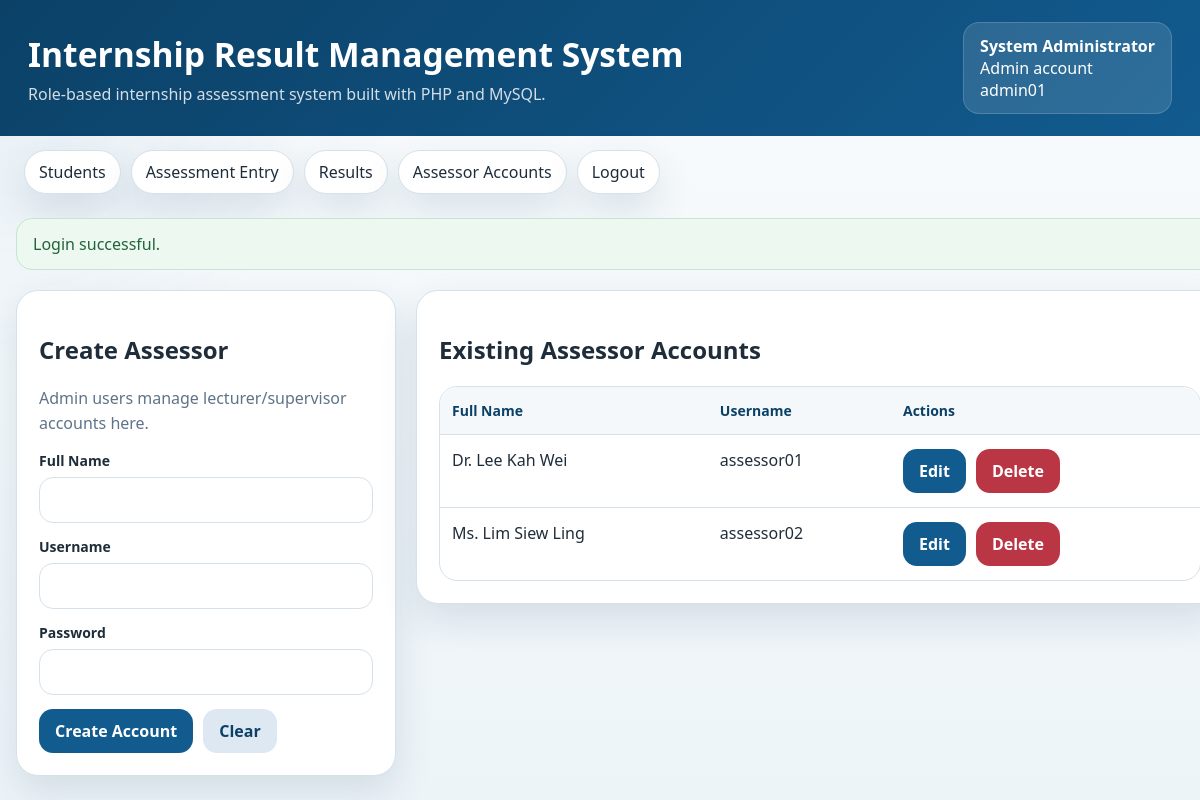
/COMP1044_SRC/user_management.php (signed in), run on the app's committed database.
### tables this page shows
CREATE TABLE users (
  user_id INT PRIMARY KEY AUTO_INCREMENT,
  username VARCHAR(50) NOT NULL UNIQUE,
  password_hash VARCHAR(255) NOT NULL,
  full_name VARCHAR(100) NOT NULL,
  role ENUM('Admin', 'Assessor') NOT NULL
);

### COMP1044_SRC/includes/bootstrap.php (called while the page is built, shortened)
<?php
function h(?string $value): string
{
    return htmlspecialchars((string) $value, ENT_QUOTES, 'UTF-8');
}

### COMP1044_SRC/user_management.php (the view, shortened to what this page needs)
<?php
require_once __DIR__ . '/includes/layout.php';
$pdo = db();
$editUser = null;
$assessors = $pdo->query("SELECT user_id, full_name, username FROM users WHERE role = 'Assessor' ORDER BY full_name")->fetchAll();
?>
<section class="content-grid">
    <article class="panel">
        <h2><?= $editUser ? 'Edit Assessor' : 'Create Assessor' ?></h2>
        <p class="helper">Admin users manage lecturer/supervisor accounts here.</p>
        <form method="post" class="form-grid">
            <div>
                <label for="full_name">Full Name</label>
                <input id="full_name" name="full_name" type="text" value="<?= h($editUser['full_name'] ?? '') ?>" required />
            </div>
            <div>
                <label for="username">Username</label>
                <input id="username" name="username" type="text" value="<?= h($editUser['username'] ?? '') ?>" required />
            </div>
            <div>
                <label for="password">Password<?= $editUser ? ' (leave blank to keep current password)' : '' ?></label>
                <input id="password" name="password" type="password" <?= $editUser ? '' : 'required' ?> />
            </div>
            <div class="button-row">
                <button type="submit"><?= $editUser ? 'Update Account' : 'Create Account' ?></button>
                <a class="button-link ghost" href="user_management.php">Clear</a>
            </div>
        </form>
    </article>
    <article class="panel">
        <h2>Existing Assessor Accounts</h2>
        <div class="table-wrap">
            <table>
                <thead>
                <tr>
                    <th>Full Name</th>
                    <th>Username</th>
                    <th>Actions</th>
                </tr>
                </thead>
                <tbody>
                <?php if (!$assessors): ?>
                    <tr><td colspan="3" class="empty">No assessor accounts found.</td></tr>
                <?php else: ?>
                    <?php foreach ($assessors as $assessor): ?>
                        <tr>
                            <td><?= h($assessor['full_name']) ?></td>
                            <td><?= h($assessor['username']) ?></td>
                            <td>
                                <div class="table-actions">
                                    <a class="button-link" href="user_management.php?edit=<?= (int) $assessor['user_id'] ?>">Edit</a>
                                    <form method="post" onsubmit="return confirm('Delete this assessor account?');">
                                        <button class="danger" type="submit">Delete</button>
                                    </form>
                                </div>
                            </td>
                        </tr>
                    <?php endforeach; ?>
                <?php endif; ?>
                </tbody>
            </table>
        </div>
    </article>
</section>

### COMP1044_SRC/assets/styles.css (style rules this page uses)
:root { --bg: #edf4f8; --surface: #ffffff; --surface-soft: #f6f9fc; --primary: #125b8f; --primary-dark: #0b4167; --secondary: #e57b25; --success: #1f7a52; --danger: #bb3644; --muted: #5f7388; --text: #1f2d3a; --line: #d6e1ea; --shadow: 0 16px 38px rgba(13, 54, 91, 0.12); }
* { box-sizing: border-box; }
body { margin: 0; min-height: 100vh; font-family: "Segoe UI", Tahoma, Geneva, Verdana, sans-serif; background: radial-gradient(circle at top left, rgba(18, 91, 143, 0.08), transparent 26%), linear-gradient(180deg, #f8fbfd 0%, var(--bg) 100%); color: var(--text); }
a { color: inherit; text-decoration: none; }
.panel, .toolbar, .stat-card { background: var(--surface); border: 1px solid var(--line); border-radius: 22px; box-shadow: var(--shadow); }
.panel { padding: 22px; }
.toolbar-actions, .button-row, .table-actions, .inline-form { display: flex; gap: 10px; flex-wrap: wrap; }
.content-grid { display: grid; grid-template-columns: 380px 1fr; gap: 20px; align-items: start; }
.form-grid, .score-grid, .search-row { display: grid; gap: 14px; }
label { display: block; margin-bottom: 7px; font-weight: 600; font-size: 14px; }
input, select, textarea { width: 100%; border: 1px solid var(--line); border-radius: 14px; padding: 11px 13px; font: inherit; background: white; color: var(--text); }
button, .button-link { border: none; border-radius: 14px; padding: 11px 16px; font: inherit; font-weight: 700; cursor: pointer; color: white; background: var(--primary); }
.button-link { display: inline-flex; align-items: center; }
.danger { background: var(--danger); }
.ghost { background: #dde8f2; color: var(--primary-dark); }
.table-wrap, .history { overflow-x: auto; border: 1px solid var(--line); border-radius: 18px; }
table { width: 100%; border-collapse: collapse; min-width: 760px; }
th, td { padding: 14px 12px; border-bottom: 1px solid var(--line); text-align: left; vertical-align: top; }
th { background: #f4f8fb; color: var(--primary-dark); font-size: 14px; }
tr:last-child td { border-bottom: none; }
.helper { color: var(--muted); line-height: 1.55; }

### data on the page
users: full_name "Dr. Lee Kah Wei", username "assessor01"
users: full_name "Ms. Lim Siew Ling", username "assessor02"

### other printed values
app_name() "Internship Result Management System"
$user['full_name'] "System Administrator"
$user['role'] "Admin"
$user['username'] "admin01"
$flash['message'] "Login successful."
